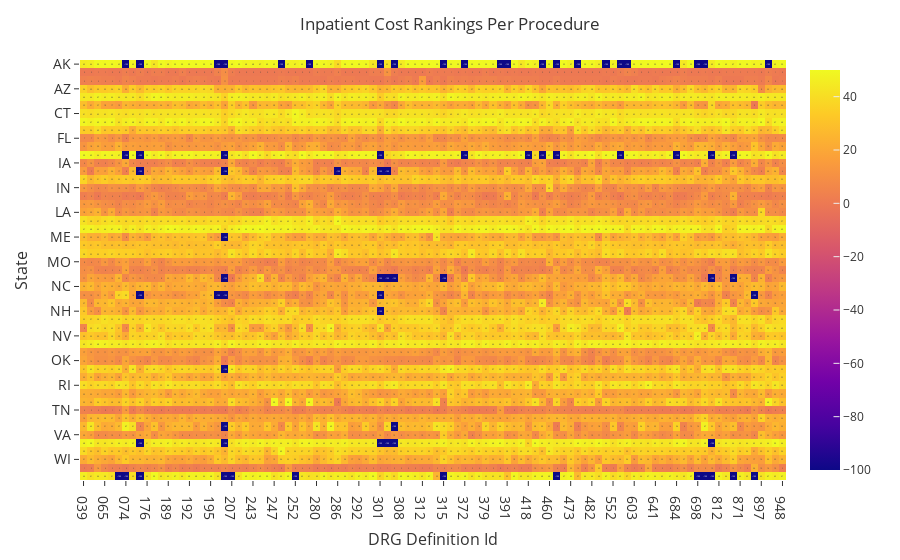

Notebook code for this chart:
### Code cell
fig = px.imshow(_df,text_auto=True, aspect="auto")
fig.update_layout(
    title='Inpatient Cost Rankings Per Procedure',
    template='ggplot2',
    xaxis=dict(
        title='DRG Definition Id',
        titlefont_size=16,
        tickfont_size=14,
    ),
    yaxis=dict(
        title='State',
        titlefont_size=16,
        tickfont_size=14,
    ),
    legend=dict(
        x=0,
        y=1.0,
    ),
    barmode='group',
    bargap=0.15,
    bargroupgap=0.1 
)
fig.show()
fig.write_image("inpatient_analysis_graphs\inpatient_cost_rank_per_procedure.png", engine='orca')

### Figure 1 — Plotly figure (JSON) as saved in the notebook; plotly's stock layout.template omitted (floating-point values rounded to 4 significant figures; data arrays with more than 128 entries replaced by an {"elided": "..."} marker saying what was removed)
{"data": [{"coloraxis": "coloraxis", "hovertemplate": "x: %{x}<br>y: %{y}<br>color: %{z}<extra></extra>", "name": "0", "texttemplate": "%{z}", "type": "heatmap", "x": ["039", "057", "064", "065", "066", "069", "074", "101", "149", "176", "177", "178", "189", "190", "191", "192", "193", "194", "195", "202", "203", "207", "208", "238", "243", "244", "246", "247", "249", "251", "252", "253", "254", "280", "281", "282", "286", "287", "291", "292", "293", "300", "301", "303", "305", "308", "309", "310", "312", "313", "314", "315", "329", "330", "372", "377", "378", "379", "389", "390", "391", "392", "394", "418", "419", "439", "460", "469", "470", "473", "480", "481", "482", "491", "536", "552", "563", "602", "603", "638", "640", "641", "682", "683", "684", "689", "690", "698", "699", "811", "812", "853", "870", "871", "872", "885", "897", "917", "918", "948"], "xaxis": "x", "y": ["AK", "AL", "AR", "AZ", "CA", "CO", "CT", "DC", "DE", "FL", "GA", "HI", "IA", "ID", "IL", "IN", "KS", "KY", "LA", "MA", "MD", "ME", "MI", "MN", "MO", "MS", "MT", "NC", "ND", "NE", "NH", "NJ", "NM", "NV", "NY", "OH", "OK", "OR", "PA", "RI", "SC", "SD", "TN", "TX", "UT", "VA", "VT", "WA", "WI", "WV", "WY"], "yaxis": "y", "z": {"elided": "51x100 int values"}}], "layout": {"bargap": 0.15, "bargroupgap": 0.1, "barmode": "group", "coloraxis": {"colorscale": [[0, "#0d0887"], [0.1111, "#46039f"], [0.2222, "#7201a8"], [0.3333, "#9c179e"], [0.4444, "#bd3786"], [0.5556, "#d8576b"], [0.6667, "#ed7953"], [0.7778, "#fb9f3a"], [0.8889, "#fdca26"], [1, "#f0f921"]]}, "legend": {"x": 0, "y": 1}, "margin": {"t": 60}, "title": {"text": "Inpatient Cost Rankings Per Procedure"}, "xaxis": {"anchor": "y", "domain": [0, 1], "tickfont": {"size": 14}, "title": {"font": {"size": 16}, "text": "DRG Definition Id"}}, "yaxis": {"anchor": "x", "autorange": "reversed", "domain": [0, 1], "tickfont": {"size": 14}, "title": {"font": {"size": 16}, "text": "State"}}}}
